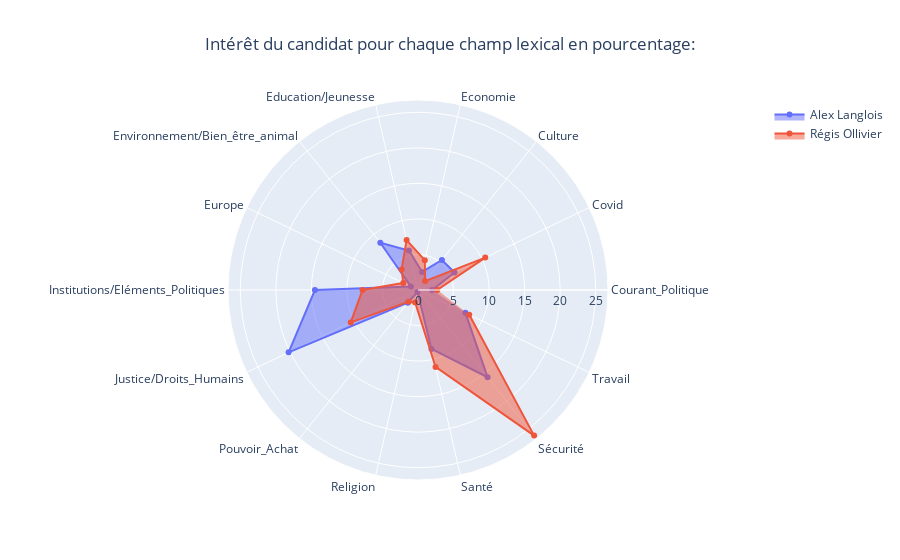

This figure's notebook cell:
### Code cell
radar_chart_with_neighbour(name_candidate="Alex Langlois", name_neighbour="Régis Ollivier")

### Figure 1 — Plotly figure (JSON) as saved in the notebook; plotly's stock layout.template omitted (floating-point values rounded to 4 significant figures)
{"data": [{"fill": "toself", "name": "Alex Langlois", "r": [2, 5.7, 5.4, 2.6, 5.7, 8.5, 1.1, 14.5, 20.2, 2.3, 0.3, 8.5, 15.7, 7.4], "theta": ["Courant_Politique", "Covid", "Culture", "Economie", "Education/Jeunesse", "Environnement/Bien_être_animal", "Europe", "Institutions/Eléments_Politiques", "Justice/Droits_Humains", "Pouvoir_Achat", "Religion", "Santé", "Sécurité", "Travail"], "type": "scatterpolar"}, {"fill": "toself", "name": "Régis Ollivier", "r": [2.7, 10.5, 1.6, 4.3, 7.2, 3.7, 2.3, 7.8, 10.5, 2.1, 1.8, 11.1, 26.2, 8], "theta": ["Courant_Politique", "Covid", "Culture", "Economie", "Education/Jeunesse", "Environnement/Bien_être_animal", "Europe", "Institutions/Eléments_Politiques", "Justice/Droits_Humains", "Pouvoir_Achat", "Religion", "Santé", "Sécurité", "Travail"], "type": "scatterpolar"}], "layout": {"title": {"text": "Intérêt du candidat pour chaque champ lexical en pourcentage:", "x": 0.5}}}
